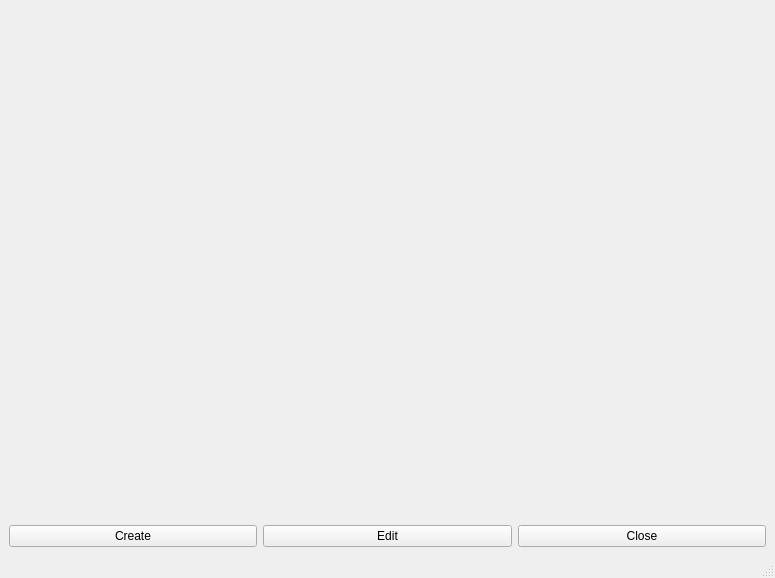
<?xml version="1.0" encoding="UTF-8"?>
<ui version="4.0">
 <class>MainWindow</class>
 <widget class="QMainWindow" name="MainWindow">
  <property name="geometry">
   <rect>
    <x>0</x>
    <y>0</y>
    <width>775</width>
    <height>578</height>
   </rect>
  </property>
  <property name="windowTitle">
   <string>MainWindow</string>
  </property>
  <widget class="QWidget" name="centralwidget">
   <layout class="QGridLayout" name="gridLayout">
    <item row="0" column="0">
     <layout class="QVBoxLayout" name="verticalLayout_2">
      <item>
       <widget class="QWidget" name="widget" native="true"/>
      </item>
      <item>
       <spacer name="verticalSpacer">
        <property name="orientation">
         <enum>Qt::Vertical</enum>
        </property>
        <property name="sizeHint" stdset="0">
         <size>
          <width>20</width>
          <height>40</height>
         </size>
        </property>
       </spacer>
      </item>
      <item>
       <layout class="QHBoxLayout" name="horizontalLayout">
        <item>
         <widget class="QPushButton" name="pushButton">
          <property name="text">
           <string>Create</string>
          </property>
         </widget>
        </item>
        <item>
         <widget class="QPushButton" name="pushButton_2">
          <property name="text">
           <string>Edit</string>
          </property>
         </widget>
        </item>
        <item>
         <widget class="QPushButton" name="pushButton_3">
          <property name="text">
           <string>Close</string>
          </property>
         </widget>
        </item>
       </layout>
      </item>
     </layout>
    </item>
   </layout>
  </widget>
  <widget class="QMenuBar" name="menubar">
   <property name="geometry">
    <rect>
     <x>0</x>
     <y>0</y>
     <width>775</width>
     <height>21</height>
    </rect>
   </property>
  </widget>
  <widget class="QStatusBar" name="statusbar"/>
 </widget>
 <resources/>
 <connections/>
</ui>
